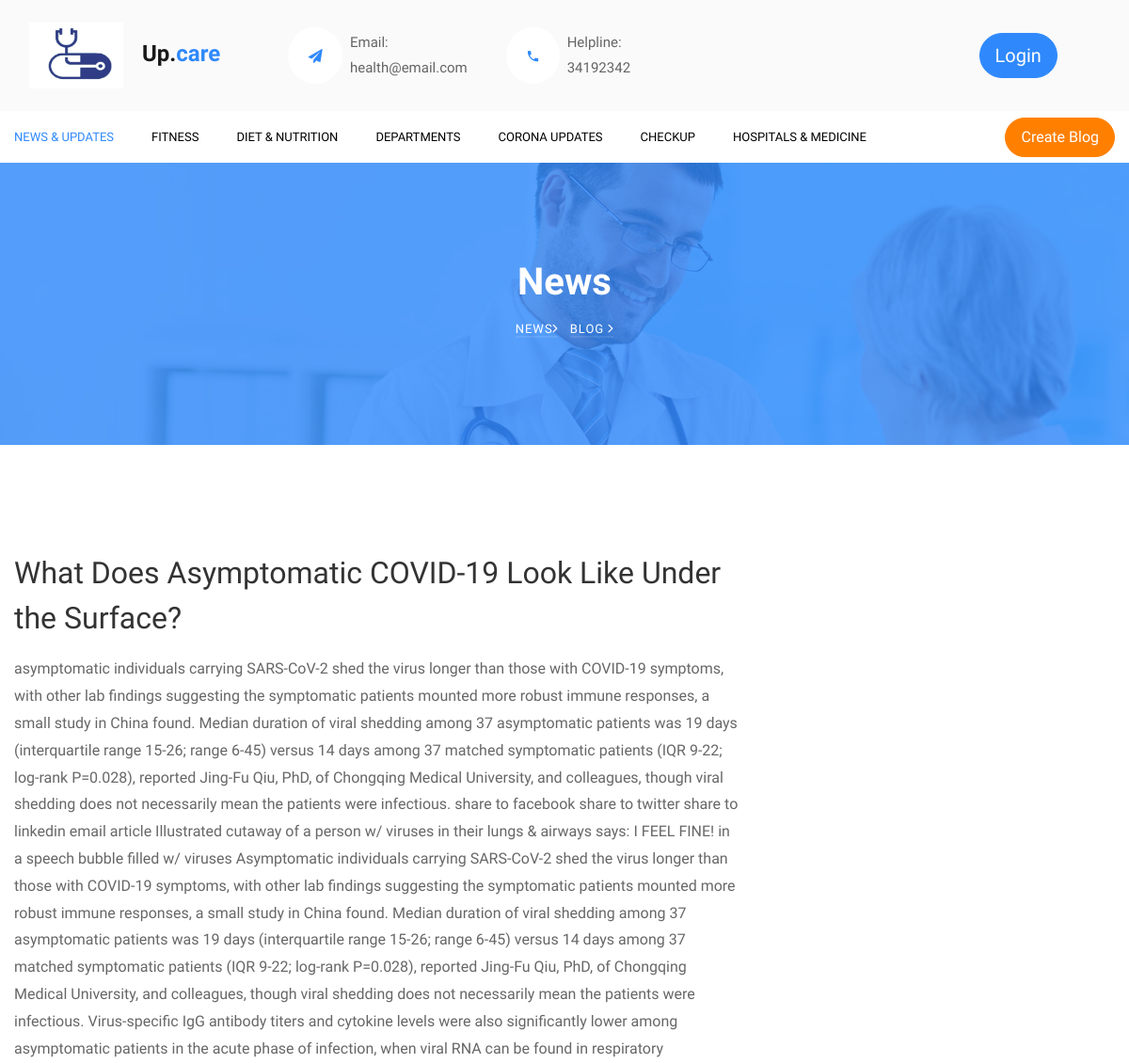
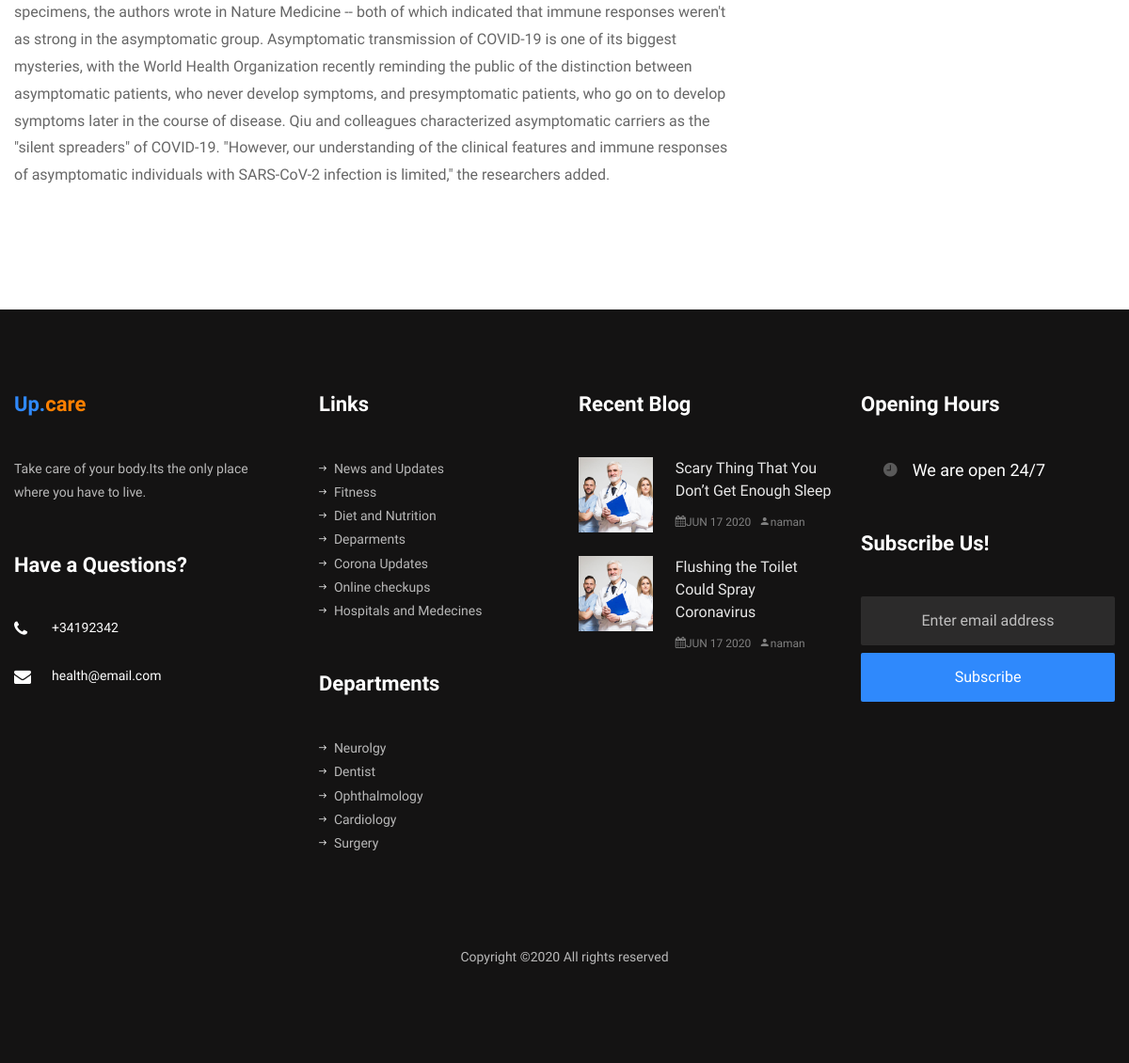
Screenshot of /news/1 with the database file from the repository (2 pictures, top to bottom).
### auth0login/models.py (models this page shows, shortened)
class News(models.Model):
	title=models.CharField(max_length=100)
	date= models.DateField(auto_now_add=True)
	description = models.TextField()
	image=models.ImageField(upload_to='news/images/')

class Blogs(models.Model):
	title=models.CharField(max_length=100)
	date= models.DateField(auto_now_add=True)
	description = models.TextField()
	image=models.ImageField(upload_to='blogs/images/',default='image_1.jpg')
	user=models.ForeignKey(User,on_delete=models.CASCADE)

### auth0login/views.py (the view)
# urls.py: path('news/<int:news_id>',views.news_single,name="news_single"),
def news_single(request,news_id):
    blogs=Blogs.objects.all()
    news=get_object_or_404(News, pk = news_id)
    return render(request,'news_single.html',{'news':news,'Blogs':blogs})

### auth0login/templates/news_single.html (shortened to what this page needs)
{% load static %}
<!DOCTYPE html>
<html lang="en">
  <head>
    <link rel="stylesheet" href="{% static 'css/open-iconic-bootstrap.min.css' %}">
    <link rel="stylesheet" href="{% static 'css/animate.css' %}">
    <link rel="stylesheet" href="{% static 'css/owl.carousel.min.css' %}">
    <link rel="stylesheet" href="{% static 'css/owl.theme.default.min.css' %}">
    <link rel="stylesheet" href="{% static 'css/magnific-popup.css' %}">
    <link rel="stylesheet" href="{% static 'css/aos.css' %}">
    <link rel="stylesheet" href="{% static 'css/ionicons.min.css' %}">
    <link rel="stylesheet" href="{% static 'css/bootstrap-datepicker.css' %}">
    <link rel="stylesheet" href="{% static 'css/jquery.timepicker.css' %}">
    <link rel="stylesheet" href="{% static 'css/flaticon.css' %}">
    <link rel="stylesheet" href="{% static 'css/icomoon.css' %}">
    <link rel="stylesheet" href="{% static 'css/style.css' %}">
  </head>
  <body>
    {% include 'base.html' %}
    <nav class="navbar navbar-expand-lg navbar-dark bg-dark ftco-navbar-light" id="ftco-navbar">
	    <div class="container d-flex align-items-center">
	      <p class="button-custom order-lg-last mb-0"><a href="{% url 'createblog' %}" class="btn btn-secondary py-2 px-3">Create Blog</a></p>
	      <div class="collapse navbar-collapse" id="ftco-nav">
	        <ul class="navbar-nav mr-auto">
	        	<li class="nav-item active"><a href="{% url 'dashboard' %}" class="nav-link pl-0">News & Updates</a></li>
	        	<li class="nav-item"><a href="{% url 'fitness' %}" class="nav-link">Fitness</a></li>
	        	<li class="nav-item"><a href="{% url 'diet' %}" class="nav-link">Diet & nutrition</a></li>
	        	<li class="nav-item"><a href="{% url 'departments' %}" class="nav-link">Departments</a></li>
	        	<li class="nav-item"><a href="{% url 'corona_updates' %}" class="nav-link">Corona updates</a></li>
	        	<li class="nav-item"><a href="{% url 'eyeeartest' %}" class="nav-link">checkup</a></li>
	          <li class="nav-item"><a href="{% url 'hospital_medecine' %}" class="nav-link">Hospitals & medicine</a></li>
	        </ul>
	      </div>
	    </div>
	  </nav>
    <section class="hero-wrap hero-wrap-2" style="background-image: url({% static 'images/bg_1.jpg'%});" data-stellar-background-ratio="0.5">
      <div class="overlay"></div>
      <div class="container">
        <div class="row no-gutters slider-text align-items-center justify-content-center">
          <div class="col-md-9 ftco-animate text-center">
            <h1 class="mb-2 bread">News</h1>
            <p class="breadcrumbs"><span class="mr-2"><a href="index.html">news<i class="ion-ios-arrow-forward"></i></a></span> <span>Blog <i class="ion-ios-arrow-forward"></i></span></p>
          </div>
        </div>
      </div>
    </section>
		<section class="ftco-section">
			<div class="container">
				<div class="row">
          <div class="col-lg-8 ftco-animate">
            <h2 class="mb-3">{{ news.title }}</h2>
            <p>{{ news.description }}</p>
            </div>
            </div>
            </div>
            </section>
            {% include 'footer.html' %}
  </body>
</html>

### auth0login/templates/footer.html (shortened to what this page needs)
<footer class="ftco-footer ftco-bg-dark ftco-section">
    <div class="container">
      <div class="row mb-5">
        <div class="col-md">
          <div class="ftco-footer-widget mb-5">
            <h2 class="ftco-heading-2 logo">Up.<span>care</span></h2>
            <p>Take care of your body.Its the only place where you have to live.</p>
          </div>
          <div class="ftco-footer-widget mb-5">
              <h2 class="ftco-heading-2">Have a Questions?</h2>
              <div class="block-23 mb-3">
                <ul>
                  <li><a href="#"><span class="icon icon-phone"></span><span class="text">+34192342</span></a></li>
                  <li><a href="#"><span class="icon icon-envelope"></span><span class="text">health@email.com</span></a></li>
                </ul>
              </div>
              <ul class="ftco-footer-social list-unstyled float-md-left float-lft mt-3">
            </ul>
          </div>
        </div>
        <div class="col-md">
          <div class="ftco-footer-widget mb-5 ml-md-4">
            <h2 class="ftco-heading-2">Links</h2>
            <ul class="list-unstyled">
              <li><a href="{% url 'dashboard' %}"><span class="ion-ios-arrow-round-forward mr-2"></span>News and Updates</a></li>
              <li><a href="{% url 'fitness' %}"><span class="ion-ios-arrow-round-forward mr-2"></span>Fitness</a></li>
              <li><a href="{% url 'diet' %}"><span class="ion-ios-arrow-round-forward mr-2"></span>Diet and Nutrition</a></li>
              <li><a href="{% url 'departments' %}"><span class="ion-ios-arrow-round-forward mr-2"></span>Deparments</a></li>
              <li><a href="{% url 'corona_updates' %}"><span class="ion-ios-arrow-round-forward mr-2"></span>Corona Updates</a></li>
              <li><a href="{% url 'eyeeartest' %}"><span class="ion-ios-arrow-round-forward mr-2"></span>Online checkups</a></li>
              <li><a href="{% url 'hospital_medecine' %}"><span class="ion-ios-arrow-round-forward mr-2"></span>Hospitals and Medecines</a></li>
            </ul>
          </div>
          <div class="ftco-footer-widget mb-5 ml-md-4">
            <h2 class="ftco-heading-2">Departments</h2>
            <ul class="list-unstyled">
              <li><a href="{% url 'departments' %}"><span class="ion-ios-arrow-round-forward mr-2"></span>Neurolgy</a></li>
              <li><a href="{% url 'departments' %}"><span class="ion-ios-arrow-round-forward mr-2"></span>Dentist</a></li>
              <li><a href="{% url 'departments' %}"><span class="ion-ios-arrow-round-forward mr-2"></span>Ophthalmology</a></li>
              <li><a href="{% url 'departments' %}"><span class="ion-ios-arrow-round-forward mr-2"></span>Cardiology</a></li>
              <li><a href="{% url 'departments' %}"><span class="ion-ios-arrow-round-forward mr-2"></span>Surgery</a></li>
            </ul>
          </div>
        </div>
        <div class="col-md">
            <div class="ftco-footer-widget mb-5">
              <h2 class="ftco-heading-2">Recent Blog</h2>
              {% for i in Blogs %}
              <div class="block-21 mb-4 d-flex">
                <a class="blog-img mr-4" style="background-image: url({{ i.image.url }});"></a>
                <div class="text">
                  <h3 class="heading"><a href="{% url 'details' i.id %}">{{ i.title }}</a></h3>
                  <div class="meta">
                    <div><a href="#"><span class="icon-calendar"></span>{{ i.date|date:'M d Y'|upper }}</a></div>
                    <div><a href="#"><span class="icon-person"></span>{{i.user}}</a></div>
                  </div>
                </div>
              </div>
              {% endfor %}
            </div>
          </div>
        <div class="col-md">
            <div class="ftco-footer-widget mb-5">
              <h2 class="ftco-heading-2">Opening Hours</h2>
              <h3 class="open-hours pl-4"><span class="ion-ios-time mr-3"></span>We are open 24/7</h3>
          </div>
          <div class="ftco-footer-widget mb-5">
              <h2 class="ftco-heading-2">Subscribe Us!</h2>
            <form action="#" class="subscribe-form">
              <div class="form-group">
                <input type="text" class="form-control mb-2 text-center" placeholder="Enter email address">
                <input type="submit" value="Subscribe" class="form-control submit px-3">
              </div>
            </form>
          </div>
        </div>
      </div>
      <div class="row">
        <div class="col-md-12 text-center">
          <p>
Copyright &copy;<script>document.write(new Date().getFullYear());</script> All rights reserved
</p>
        </div>
      </div>
    </div>
  </footer>

### static/css/icomoon.css (style rules this page uses)
[class^="icon-"], [class*=" icon-"] { font-family: 'icomoon' !important; speak: none; font-style: normal; font-weight: normal; font-variant: normal; text-transform: none; line-height: 1; -webkit-font-smoothing: antialiased; -moz-osx-font-smoothing: grayscale; }
.icon-calendar:before { content: "\f073"; }
.icon-phone:before { content: "\f095"; }
.icon-envelope:before { content: "\f0e0"; }
.icon-person:before { content: "\e7fd"; }

### rows the page displays
News: title "What Does Asymptomatic COVID-19 Look Like Under the Surface?", description "asymptomatic individuals carrying SARS-CoV-2 shed the virus longer than those with COVID-19 symptoms, with other lab findings suggesting the symptomatic patients mounted more robust immune responses, a small study in China found. Median duration of viral shedding among 37 asymptomatic patients was 19 days (interquartile range 15-26; range 6-45) versus 14 days among 37 matched symptomatic patients (IQR 9-22; log-rank P=0.028), reported Jing-Fu Qiu, PhD, of Chongqing Medical University, and colleagues, though viral shedding does not necessarily mean the patients were infectious. share to facebook share to twitter share to linkedin email article Illustrated cutaway of a person w/ viruses in…"
Blogs: image (picture), title "Scary Thing That You Don’t Get Enough Sleep", date "JUN 17 2020", user "naman"
Blogs: image (picture), title "Flushing the Toilet Could Spray Coronavirus", date "JUN 17 2020", user "naman"
